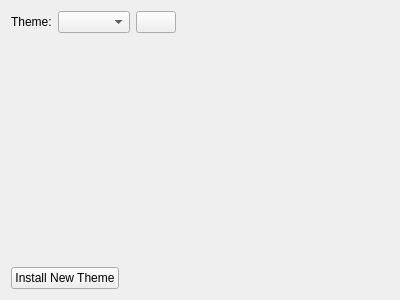
<?xml version="1.0" encoding="UTF-8"?>
<ui version="4.0">
 <class>ConfigUI</class>
 <widget class="QWidget" name="ConfigUI">
  <property name="geometry">
   <rect>
    <x>0</x>
    <y>0</y>
    <width>400</width>
    <height>300</height>
   </rect>
  </property>
  <layout class="QVBoxLayout" name="verticalLayout">
   <item>
    <layout class="QHBoxLayout" name="horizontalLayout">
     <item>
      <widget class="QLabel" name="label">
       <property name="text">
        <string>Theme:</string>
       </property>
       <property name="buddy">
        <cstring>theme</cstring>
       </property>
      </widget>
     </item>
     <item>
      <widget class="KComboBox" name="theme"/>
     </item>
     <item>
      <widget class="KPushButton" name="aboutPushButton"/>
     </item>
     <item>
      <spacer name="horizontalSpacer">
       <property name="orientation">
        <enum>Qt::Horizontal</enum>
       </property>
       <property name="sizeHint" stdset="0">
        <size>
         <width>40</width>
         <height>20</height>
        </size>
       </property>
      </spacer>
     </item>
    </layout>
   </item>
   <item>
    <spacer name="verticalSpacer">
     <property name="orientation">
      <enum>Qt::Vertical</enum>
     </property>
     <property name="sizeHint" stdset="0">
      <size>
       <width>20</width>
       <height>40</height>
      </size>
     </property>
    </spacer>
   </item>
   <item>
    <layout class="QHBoxLayout" name="horizontalLayout_2">
     <item>
      <widget class="KPushButton" name="installNewThemeButton">
       <property name="text">
        <string>Install New Theme</string>
       </property>
      </widget>
     </item>
     <item>
      <spacer name="horizontalSpacer_2">
       <property name="orientation">
        <enum>Qt::Horizontal</enum>
       </property>
       <property name="sizeHint" stdset="0">
        <size>
         <width>40</width>
         <height>20</height>
        </size>
       </property>
      </spacer>
     </item>
    </layout>
   </item>
  </layout>
 </widget>
 <customwidgets>
  <customwidget>
   <class>KPushButton</class>
   <extends>QPushButton</extends>
   <header>kpushbutton.h</header>
  </customwidget>
  <customwidget>
   <class>KComboBox</class>
   <extends>QComboBox</extends>
   <header>kcombobox.h</header>
  </customwidget>
 </customwidgets>
 <resources/>
 <connections/>
</ui>
